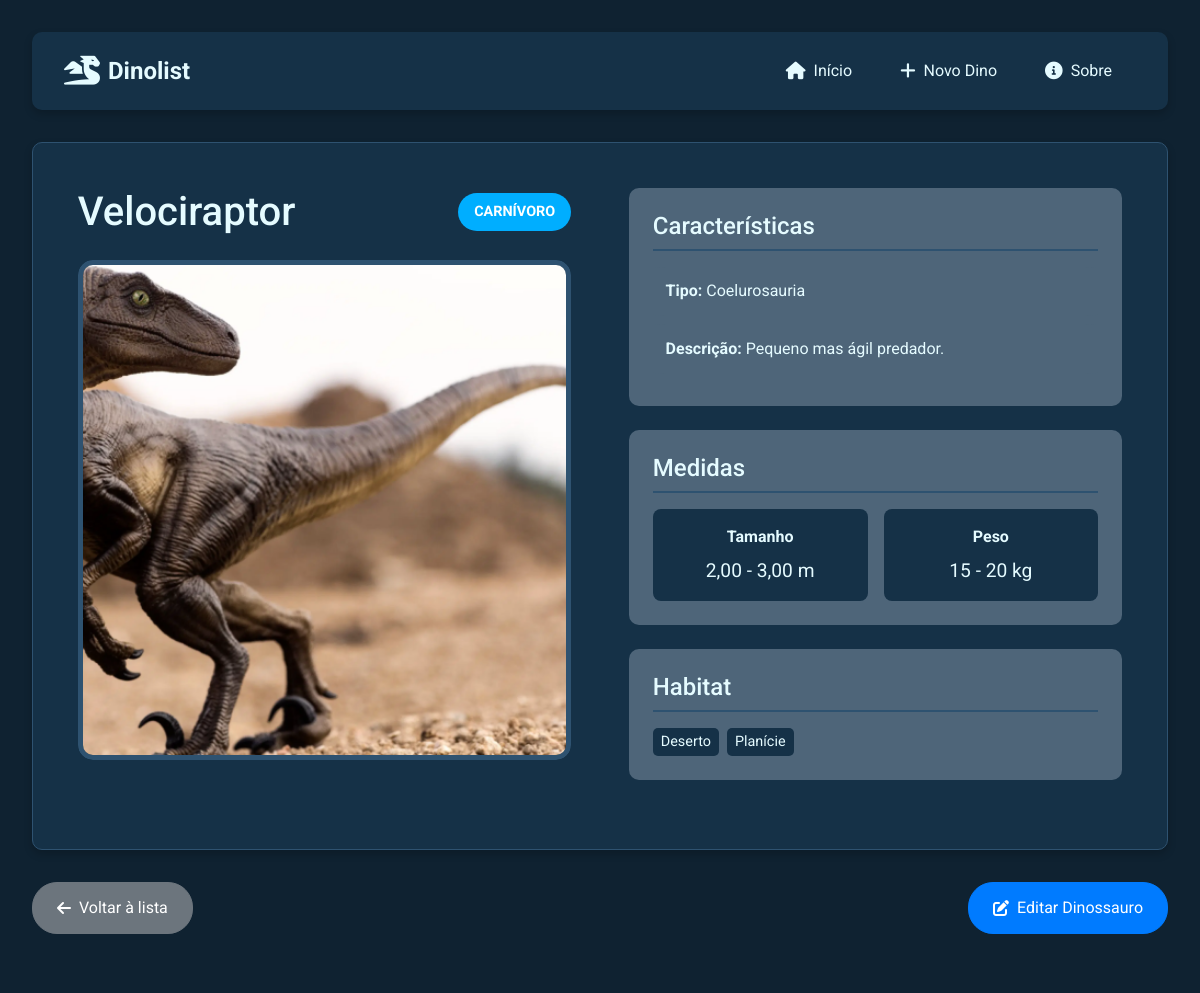
Screenshot of /post/3/ with the database file from the repository.
### post_app/models.py (models this page shows, shortened)
class Post(models.Model):
    dinoNome = models.CharField(max_length=100)
    dinoTipo = models.ForeignKey(DinoTipoDeDino, on_delete=models.CASCADE)
    dinoDescricao = models.TextField()
    dinoEpoca = models.ForeignKey(DinoEpoca, on_delete=models.CASCADE)
    dinoDieta = models.ForeignKey(DinoDieta, on_delete=models.CASCADE)
    dinoTamanhoMin = models.DecimalField(max_digits=5, decimal_places=2, validators=[MinValueValidator(0.0)])
    dinoTamanhoMax = models.DecimalField(max_digits=5, decimal_places=2, validators=[MinValueValidator(0.0)])
    dinoPesoMin = models.IntegerField(validators=[MinValueValidator(0)])
    dinoPesoMax = models.IntegerField(validators=[MinValueValidator(0)])
    biomas = models.ManyToManyField(DinoBioma)
    dinoImage = models.ImageField(upload_to='images/', blank=True, null=True)
    dinoCreateDate = models.DateTimeField(auto_now_add=True)
    class Meta:
        verbose_name = 'Dinossauro'
        verbose_name_plural = 'Dinossauros'
        ordering = ['id']

class DinoDieta(models.Model):
    nome = models.CharField(max_length=100)  # Nome do tipo de dinossauro, com limite de 100 caracteres.
    def __str__(self):
        return self.nome  # Exibe o nome do tipo de dinossauro como representação do objeto.
    class Meta:
        verbose_name = 'Dieta'
        verbose_name_plural = 'Dietas'
        ordering = ['nome']  # Ordena os tipos de dinossauros por nome.

class DinoTipoDeDino(models.Model):
    nome = models.CharField(max_length=100)  # Nome do tipo de dinossauro, com limite de 100 caracteres.
    def __str__(self):
        return self.nome  # Exibe o nome do tipo de dinossauro como representação do objeto.
    class Meta:
        verbose_name = 'Tipo'
        verbose_name_plural = 'Tipos'
        ordering = ['nome']  # Ordena os tipos de dinossauros por nome.

class DinoBioma(models.Model):
    nome = models.CharField(max_length=100)  # Nome do bioma, com limite de 100 caracteres.
    class Meta:
        verbose_name = 'Bioma'
        verbose_name_plural = 'Biomas'
        ordering = ['nome']  # Ordena os biomas por nome.

### post_app/views.py (the view)
# urls.py: path('post/<int:id>/', views.dino_detail, name='dino_detail'),
def dino_detail(request, id):
    template_name = 'dino_detail.html'  # Match the actual file name
    post = Post.objects.get(id=id)
    context = {
        'post': post
    }
    return render(request, template_name, context)

### post_app/templates/dino_detail.html (shortened to what this page needs)
{% extends 'base.html' %}
{% load static %}
{% block extra_css %}
<link rel="stylesheet" href="{% static 'css/dino_detail.css' %}">
{% endblock %}
{% block content %}
    <div class="dino-detail-container">
        <div class="dino-info">
            <div class="column column1">
                <div class="dino-header">
                    <h1>{{ post.dinoNome }}</h1>
                    <div class="dino-diet-badge {% if post.dinoDieta|stringformat:'s' == 'Carnivoro' %}carnivoro{% elif post.dinoDieta|stringformat:'s' == 'Herbivoro' %}herbivoro{% else %}onivoro{% endif %}">
                        {{ post.dinoDieta }}
                    </div>
                </div>
                <div class="image">
                    {% if post.dinoImage %}
                        <img src="{{ post.dinoImage.url }}"
                            alt="{{ post.dinoNome }}"
                            loading="lazy"
                            srcset="{{ post.dinoImage.url }} 1x, {{ post.dinoImage.url }} 2x">
                    {% else %}
                        <div class="no-image">
                            <i class="fas fa-image"></i>
                            <span>Sem imagem</span>
                        </div>
                    {% endif %}
                </div>
            </div>
            <div class="column column2">
                <div class="info">
                    <div class="info-section">
                        <h2>Características</h2>
                        <p><strong>Tipo:</strong> {{ post.dinoTipo }}</p>
                        <p><strong>Descrição:</strong> {{ post.dinoDescricao }}</p>
                    </div>
                    <div class="info-section">
                        <h2>Medidas</h2>
                        <div class="measurements">
                            <div class="measurement-box">
                                <span class="label">Tamanho</span>
                                <span class="value">{{ post.dinoTamanhoMin }} - {{ post.dinoTamanhoMax }} m</span>
                            </div>
                            <div class="measurement-box">
                                <span class="label">Peso</span>
                                <span class="value">{{ post.dinoPesoMin }} - {{ post.dinoPesoMax }} kg</span>
                            </div>
                        </div>
                    </div>
                    <div class="info-section">
                        <h2>Habitat</h2>
                        <div class="biomas-list">
                            {% for bioma in post.biomas.all %}
                                <span class="bioma-tag">{{ bioma.nome }}</span>
                            {% endfor %}
                        </div>
                    </div>
                </div>
            </div>
        </div>
        <div class="navigation">
            <a href="{% url 'index' %}" class="btn btn-secondary back-button">
                <i class="fas fa-arrow-left"></i> Voltar à lista
            </a>
            <a href="{% url 'dino_edit' post.id %}" class="btn btn-primary edit-button">
                <i class="fas fa-edit"></i> Editar Dinossauro
            </a>
        </div>
    </div>
{% endblock content %}

### static/css/base.css (style rules this page uses)
:root { --primary-bg-color: #153147; --secondary-bg-color: #2e5270; --terciary-bg-color: rgb(78, 101, 121); --highlight-bg-color: rgba(11,29,44,.459); --text-color: #e5fbff; --font-size-base: 16px; --font-size-large: 25px; --font-size-small: 15px; --border-radius: 3%; --padding-base: .8em; }
* { box-sizing: border-box; font-family: 'Roboto', sans-serif; margin: 0; padding: 0; }
a { text-decoration: none; }
body { background-color: #0f2231; }

### static/css/dino_detail.css (style rules this page uses)
.dino-info { background-color: var(--primary-bg-color); border: 1px solid var(--secondary-bg-color); padding: var(--padding-base); color: var(--text-color); margin: 2rem auto; box-shadow: 0 4px 8px rgba(0, 0, 0, 0.2); display: flex; flex-direction: row; width: 100%; }
.column { flex: 1; padding: var(--padding-base); }
.dino-info h1 { font-size: var(--font-size-large); margin-bottom: 1rem; text-align: center; color: var(--text-color); }
.dino-info .image { margin-bottom: 1rem; }
.dino-info .image img { width: 100%; height: 500px; border-radius: var(--border-radius); box-shadow: 0 2px 4px rgba(0, 0, 0, 0.3); border: 5px solid var(--secondary-bg-color); }
.dino-info .info { text-align: left; }
.dino-info .info p { font-size: var(--font-size-base); margin: 0.5rem 0; line-height: 1.5; background-color: var(--terciary-bg-color); padding: var(--padding-base); border-radius: var(--border-radius); color: var(--text-color); }
body { background-color: #0f2231; }
.dino-detail-container { max-width: 1400px; margin: 0 auto; padding: 0 2rem 2rem 2rem; }
.dino-info { background-color: var(--primary-bg-color); border: 1px solid var(--secondary-bg-color); padding: 2rem; border-radius: 10px; box-shadow: 0 4px 8px rgba(0, 0, 0, 0.2); display: flex; gap: 2rem; flex-wrap: wrap; }
.column { flex: 1; }
.dino-header { display: flex; align-items: center; justify-content: space-between; margin-bottom: 1.5rem; }
.dino-header h1 { font-size: 2.5rem; margin: 0; color: var(--text-color); }
.dino-diet-badge { padding: 0.5rem 1rem; border-radius: 20px; font-weight: bold; text-transform: uppercase; font-size: 0.9rem; }
.dino-diet-badge.onivoro { background-color: #00aeff; color: white; }
.image { position: relative; border-radius: 15px; overflow: hidden; }
.image img { width: 100%; height: 500px; object-fit: cover; border-radius: 15px; border: 3px solid var(--secondary-bg-color); transition: transform 0.3s ease; }
.info-section { background-color: var(--terciary-bg-color); padding: 1.5rem; border-radius: 10px; margin-bottom: 1.5rem; }
.info-section h2 { color: var(--text-color); font-size: 1.5rem; margin-bottom: 1rem; border-bottom: 2px solid var(--secondary-bg-color); padding-bottom: 0.5rem; }
.measurements { display: grid; grid-template-columns: repeat(2, 1fr); gap: 1rem; }
.measurement-box { background-color: var(--primary-bg-color); padding: 1rem; border-radius: 8px; text-align: center; }
.measurement-box .label { display: block; font-weight: bold; margin-bottom: 0.5rem; color: var(--text-color); }
.measurement-box .value { font-size: 1.2rem; color: var(--text-color); }
.biomas-list { display: flex; flex-wrap: wrap; gap: 0.5rem; }
.bioma-tag { background-color: var(--primary-bg-color); padding: 0.2rem 0.5rem; border-radius: 5px; font-size: 0.9rem; color: var(--text-color); }
.navigation { display: flex; justify-content: space-between; gap: 1rem; margin-top: 2rem; }
.navigation .btn { padding: 0.8rem 1.5rem; border-radius: 25px; text-decoration: none; transition: all 0.3s ease; display: inline-flex; align-items: center; gap: 0.5rem; }
.navigation .btn i { font-size: 1rem; }

### rows the page displays
Post: dinoNome "Velociraptor", dinoDieta "CARNÍVORO", dinoImage (picture), dinoTipo "Coelurosauria", dinoDescricao "Pequeno mas ágil predador.", dinoTamanhoMin "2,00", dinoTamanhoMax "3,00", dinoPesoMin "15", dinoPesoMax "20"
DinoBioma: nome "Deserto"
DinoBioma: nome "Planície"
